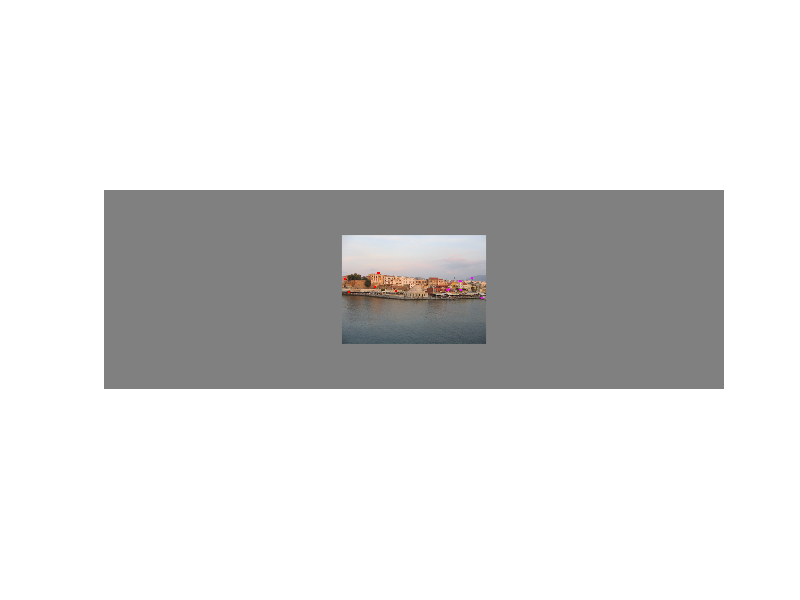
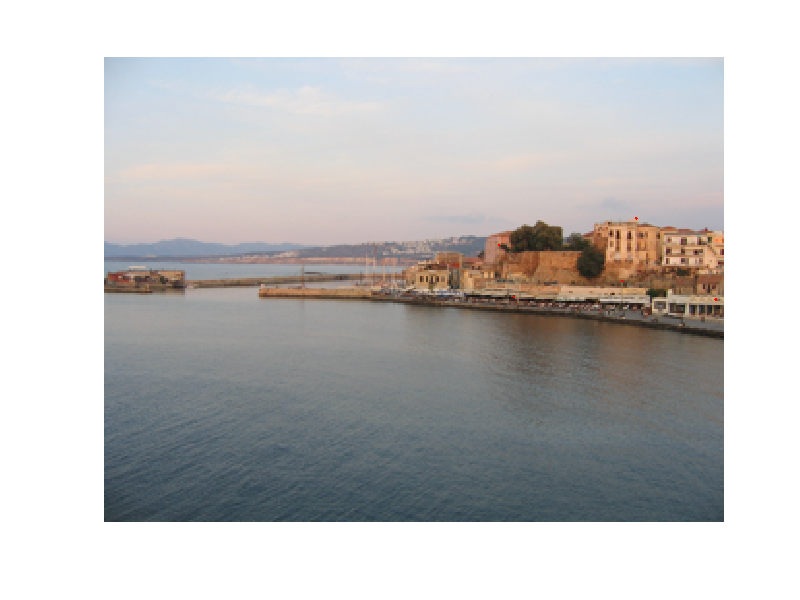
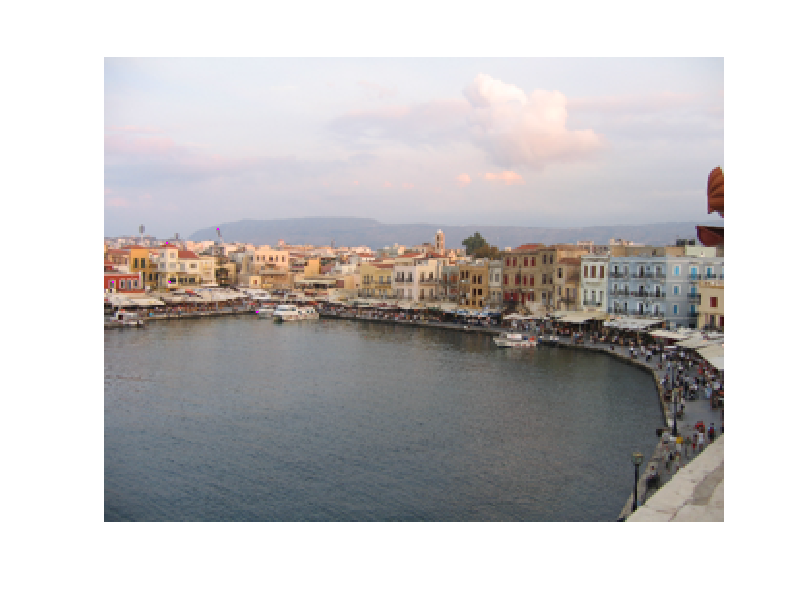

Write MATLAB code to recreate these figures, in order. (Note: this script raises an error after producing the figures.)
function practical1B

%the aim of the second part of practical 1 is to use the homography routine
%that you established in the first part of the practical.  We are going to
%make a panorama of several images that are related by a homography.  I
%provide 3 images (one of which is has a large surrounding region) and a
%matching set of points between these images.

%close all open figures
close all;
tic
%load in the required data
load('PracticalDataSm','im1','im2','im3','pts1','pts2','pts3','pts1b');
%im1 is center image with grey background
%im2 is left image 
%pts1 and pts2 are matching points between image1 and image2
%im3 is right image
%pts1b and pts3 are matching points between image 1 and image 3

%show images and points
figure; set(gcf,'Color',[1 1 1]);image(uint8(im1));axis off;hold on;axis image;
plot(pts1(1,:),pts1(2,:),'r.'); 
plot(pts1b(1,:),pts1b(2,:),'m.');
figure; set(gcf,'Color',[1 1 1]);image(uint8(im2));axis off;hold on;axis image;
plot(pts2(1,:),pts2(2,:),'r.'); 
figure; set(gcf,'Color',[1 1 1]);image(uint8(im3));axis off;hold on;axis image;
plot(pts3(1,:),pts3(2,:),'m.'); 

%****TO DO**** 
%calculate homography from pts1 to pts2
H12  = calcBestHomography(pts1,pts2);
H13  = calcBestHomography(pts1b,pts3);
%****TO DO**** 
%for every pixel in image 1
    %transform this pixel position with your homography to find where it 
    %is in the coordinates of image 2
    %if it the transformed position is within the boundary of image 2 then 
        %copy pixel colour from image 2 pixel to current position in image 1 
        %draw new image1 (use drawnow to force it to draw)
    %end
%end;
[ImHeight, ImWidth, ImZ] = size(im1);
[ImHeight2, ImWidth2, ImZ2] = size(im2);
for i = 1:ImWidth
    for j = 1:ImHeight
        homPts2 = H12*[i,j,1]';
        carts = homPts2(1:2, :)/homPts2(3,:);
        carts = round(carts);
        x = carts(1);
        y = carts(2);
        if (all(carts>1) && (x < ImWidth2) && (y< ImHeight2) )
            im1(j,i,:) = im2(y,x,:);
        end
          %drawnow
      
    end
end
%size(carts);

%figure;
%imshow(uint8(im1));
%****TO DO****
%repeat the above process mapping image 3 to image 1.
[ImHeight, ImWidth, ImZ] = size(im1);
[ImHeight2, ImWidth2, ImZ2] = size(im3);
for i = 1:ImWidth
    for j = 1:ImHeight
        homPts3 = H13*[i,j,1]';
        carts = homPts3(1:2, :)/homPts3(3,:);
        carts = round(carts);
        x = carts(1);
        y = carts(2);
        if (all(carts>1) && (x < ImWidth2) && (y< ImHeight2) )
            im1(j,i,:) = im3(y,x,:);
        end
          %drawnow
      
    end
end

figure;
imshow(uint8(im1));
saveas(gcf, 'practical1B', 'jpg')
toc
function H = calcBestHomography(pts1Cart, pts2Cart)

%should apply direct linear transform (DLT) algorithm to calculate best
%homography that maps the points in pts1Cart to their corresonding match in 
%pts2Cart

%****TO DO ****: replace this
H = eye(3);
pts1Hom = [pts1Cart; ones(1,size(pts1Cart,2))];
pts2Hom = [pts2Cart; ones(1,size(pts1Cart,2))];
A = [];

for i=1:5
    A = [A ;0, 0, 0, -pts1Hom(:,i)', pts2Hom(2,i)*(pts1Hom(:,i))'];
    A = [A ; pts1Hom(:,i)',0, 0, 0, -pts2Hom(1,i)*(pts1Hom(:,i))'];
    
end
%**** TO DO ****;
%first turn points to homogeneous
%then construct A matrix which should be (10 x 9) in size
%solve Ah = 0 by calling
h = solveAXEqualsZero(A); %(you have to write this routine too - see below)
H = reshape(h,[3,3])';

%reshape h into the matrix H

%Beware - when you reshape the (9x1) vector x to the (3x3) shape of a homography, you must make
%sure that it is reshaped with the values going first into the rows.  This
%is not the way that the matlab command reshape works - it goes columns
%first.  In order to resolve this, you can reshape and then take the
%transpose


%==========================================================================
function x = solveAXEqualsZero(A);
 h  = sym('phi', [1 9]);
 [u,s,v] = svd(A);
% v = v';
 x = v(:,end);
 
%****TO DO **** Write this routine 
